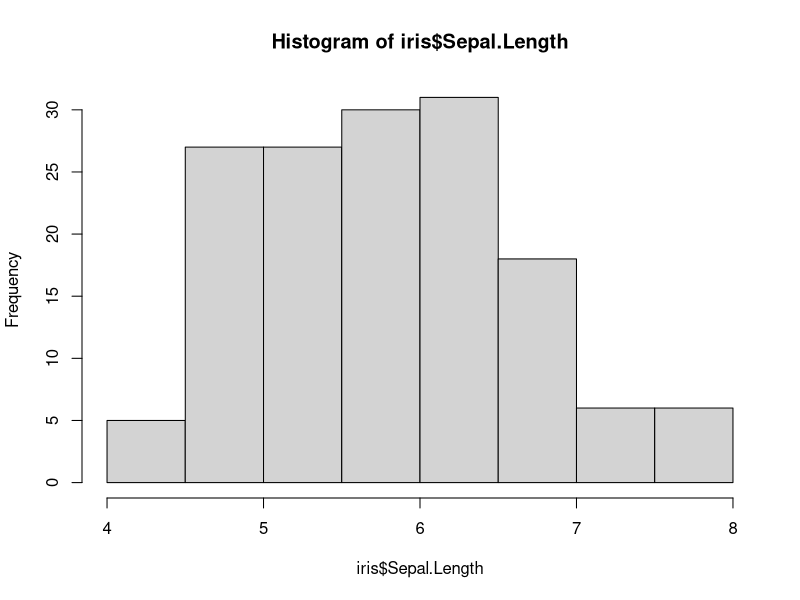
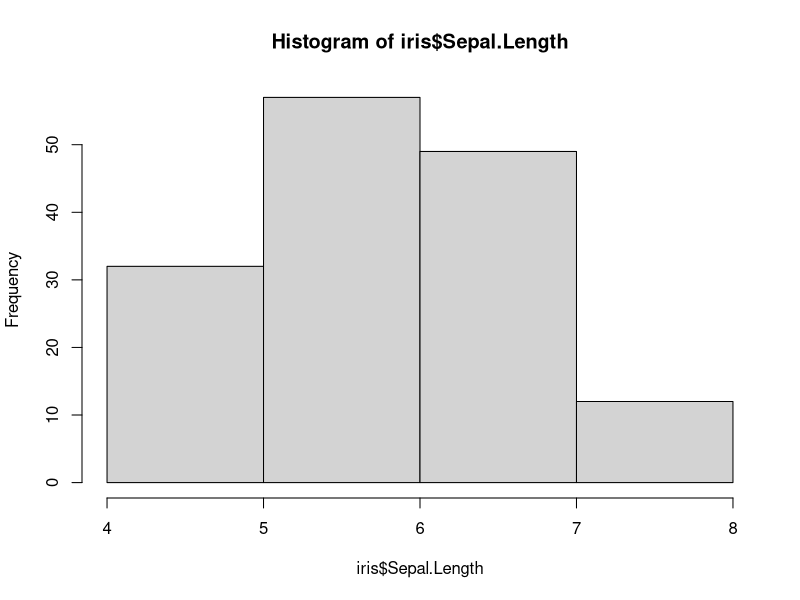
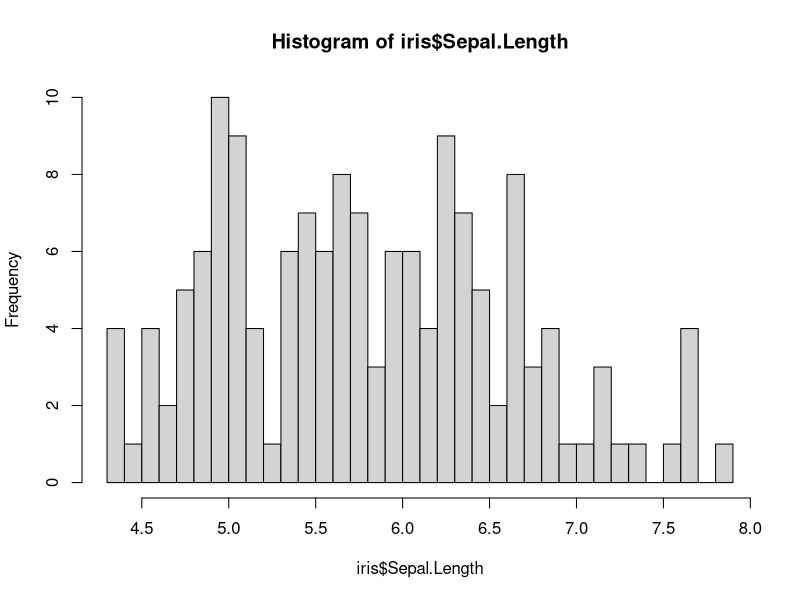
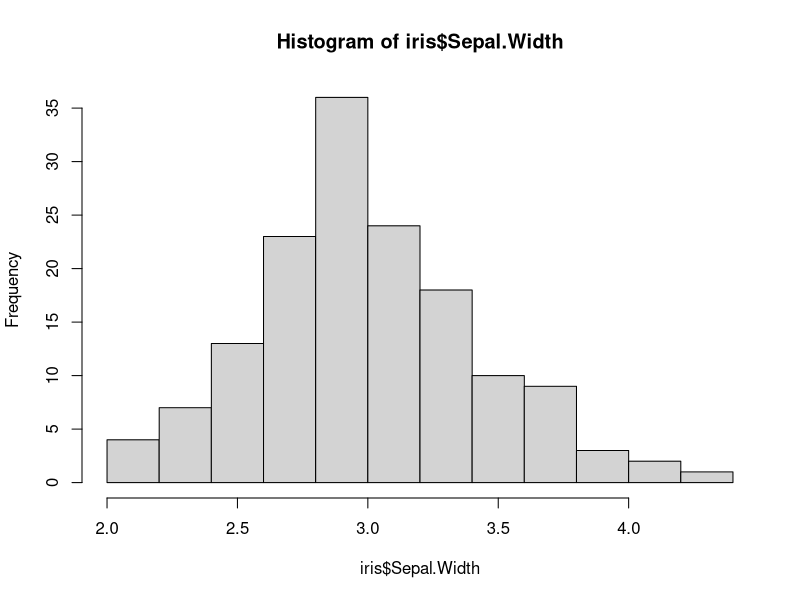
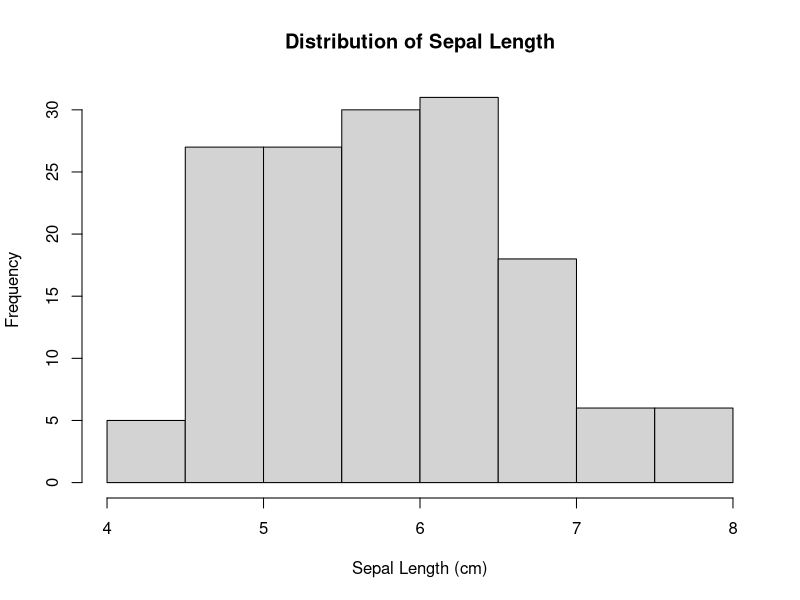
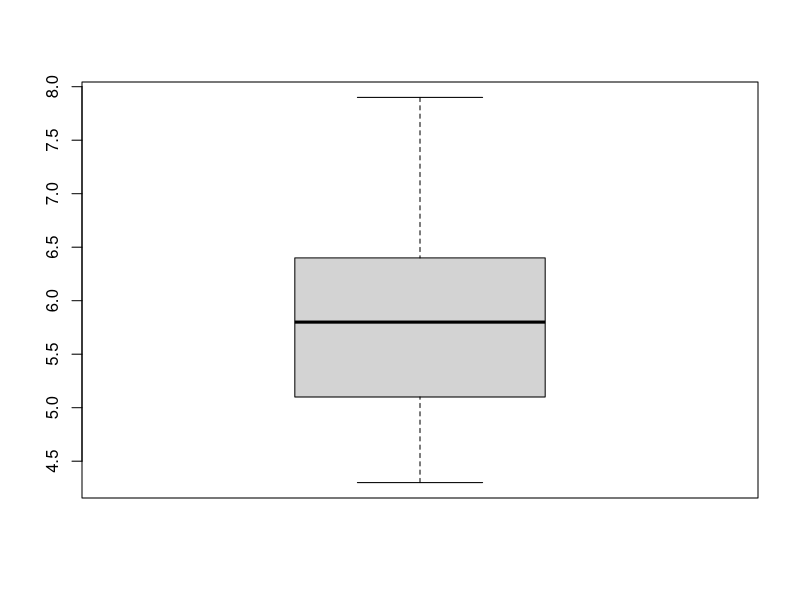
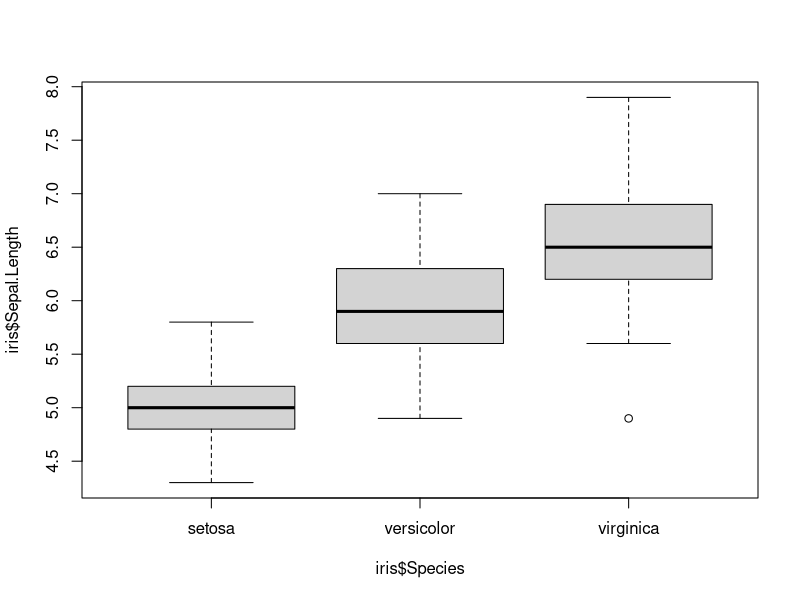

R code for these plots, in order:
# ==============================================================================
# STAT 3011 Lab 3 - Week 2 Solution
# Date Jan292026
# ==============================================================================

# ==============================================================================
# Part 1 Starting to Explore and Understand Data
# ==============================================================================

# Run the following command to open the help file of iris for more information.
# Note that the unit of the numerical data in iris is centimeter.
iris

# We can look at the complete data by running the following command.
View(iris)

# You can also look at the first few rows of data to get a sense of its content.
head(iris)

# ------------------------------------------------------------------------------
# Data Structure
# ------------------------------------------------------------------------------

# Data are often organized so that the rows are the individualsunits and 
# the columns are the variables (measurements or characteristics of the unit).

# How many iris flowers are included in the dataset

str(iris)
nrow(iris)

# When you reference a variable in R code, make sure that you use exactly 
# the same name as appeared in the output of names( ). 
# Recall, R is case sensitive.
names(iris)

# ==============================================================================
# Part 2 Numerical Summaries of Data
# ==============================================================================

# The summary( ) function provides a summary for each variable in the dataset.
summary(iris)

# What summary statistics are provided for the quantitative variables 
# (Sepal.Length, Sepal.Width, Petal.Length, and Petal.Width)

# What summary statistics are provided for the categorical variable (Species)

# ------------------------------------------------------------------------------
# 2.1 Measures of Center and Spread
# ------------------------------------------------------------------------------

# The $ takes out the variable Sepal.Length from the data iris so that 
# we can apply functions to it directly.
mean(iris$Sepal.Length)
median(iris$Sepal.Length)

sd(iris$Sepal.Length)
var(iris$Sepal.Length)
IQR(iris$Sepal.Length)

# ------------------------------------------------------------------------------
# 2.2 Frequency Table for a Categorical Variable
# ------------------------------------------------------------------------------

# For categorical variables, the table( ) function tabulates its values and 
# produces the frequency table.
table(iris$Species)

# ==============================================================================
# Part 3 Graphical Summaries of Data
# ==============================================================================

# ------------------------------------------------------------------------------
# 3.1 Histogram
# ------------------------------------------------------------------------------

hist(iris$Sepal.Length)

# An important argument in the hist( ) is breaks, which specifies the desired 
# number of bins you want (it doesn't always give you exactly what you want). 
# Changing its value will make the bins wider or narrower. 
# Try the following two lines of code
hist(iris$Sepal.Length, breaks = 5)
hist(iris$Sepal.Length, breaks = 30)

# If you don't specify the value of breaks, hist( ) uses an optimization 
# algorithm to determine the value of breaks.

# Is the distribution of sepal length left-skewed, right-skewed, 
# or roughly symmetric

# ------------------------------------------------------------------------------
# Exercise
# ------------------------------------------------------------------------------

# Produce a histogram for one of the other quantitative variables.
hist(iris$Sepal.Width)

# Optional To update the labels and the title in a plot
hist(iris$Sepal.Length,
     main = "Distribution of Sepal Length",
     xlab = "Sepal Length (cm)",
     ylab = "Frequency")

# ------------------------------------------------------------------------------
# 3.2 Boxplot
# ------------------------------------------------------------------------------

boxplot(iris$Sepal.Length)

# By default, the boxplot( ) function marks any data point that falls more than 
# 1.5×IQR above Q3 or more than 1.5×IQR below Q1 as an outlier. These points are 
# represented by open circles and the whiskers are only extended to values that 
# aren't considered to be outliers.

boxplot(iris$Sepal.Length ~ iris$Species)

# For side-by-side boxplots, the syntax of the formula in the boxplot( ) is 
# numerical variable ~ group variable

# You can change the title and axis labels by adding the arguments main, xlab, 
# and ylab and set them to your desired names.

# Based on the side-by-side boxplot, which species of the iris flower has the 
# shortest sepal length in general
# Setosa